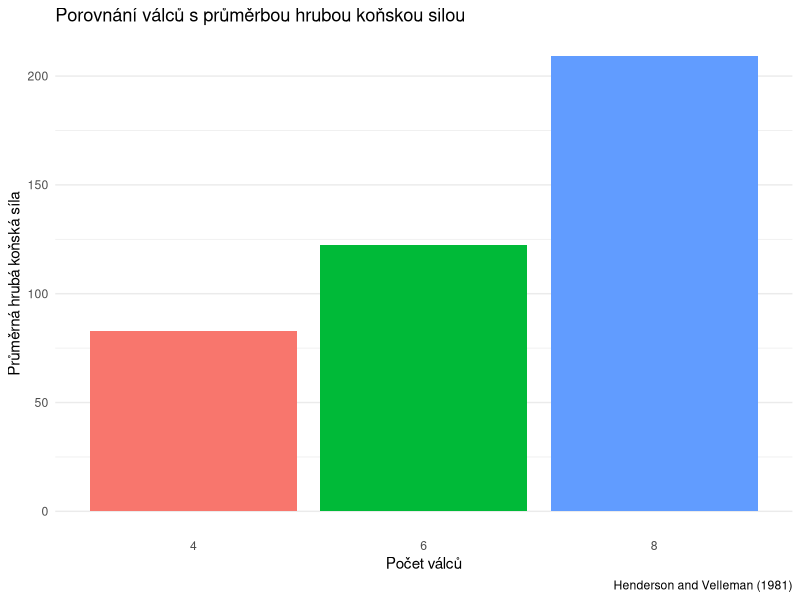
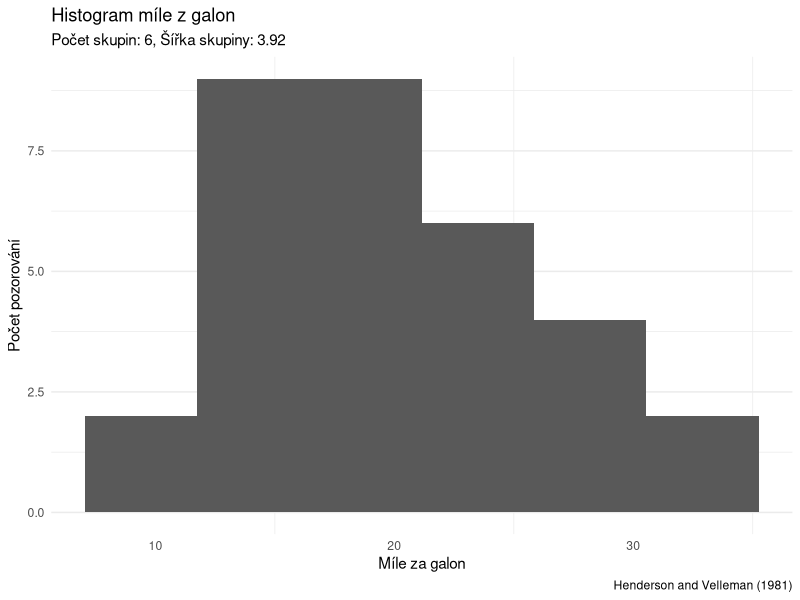
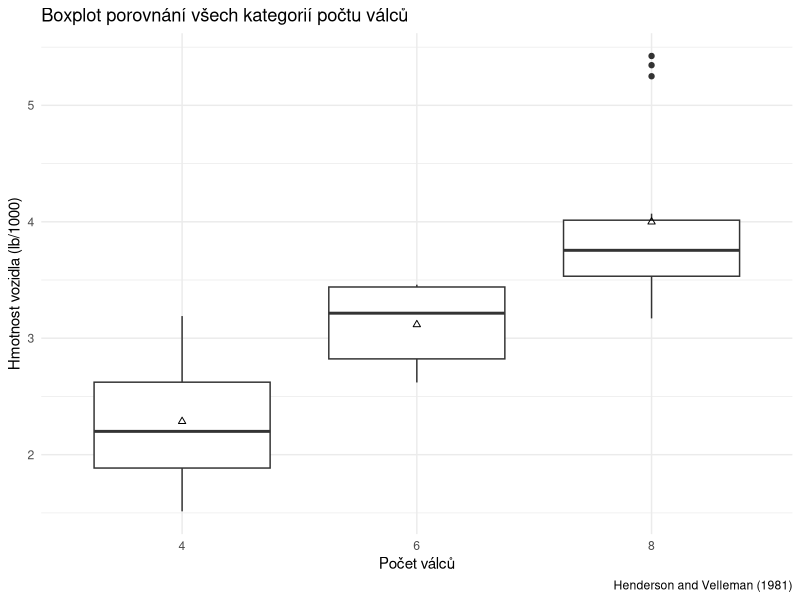
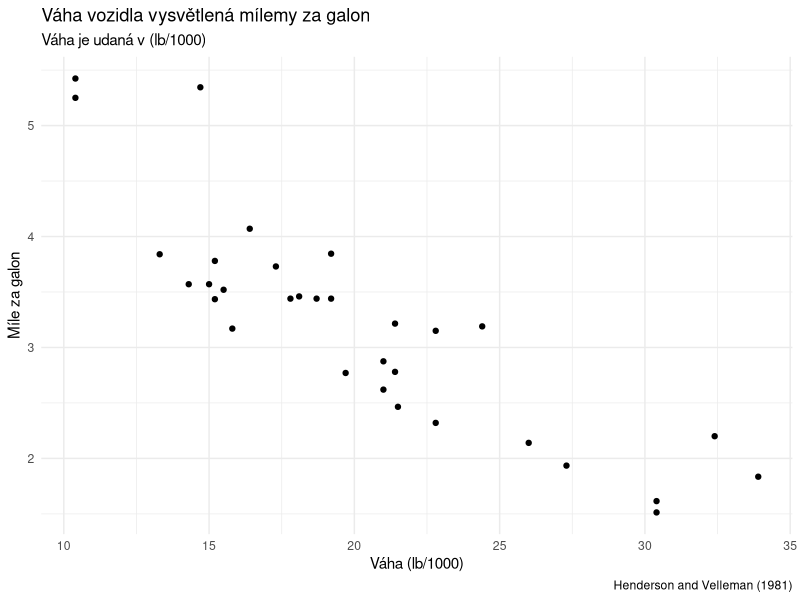
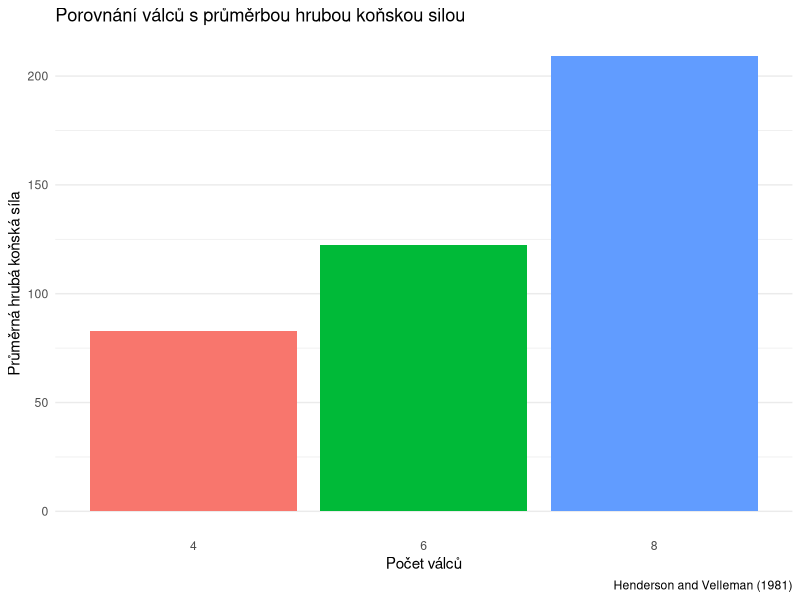
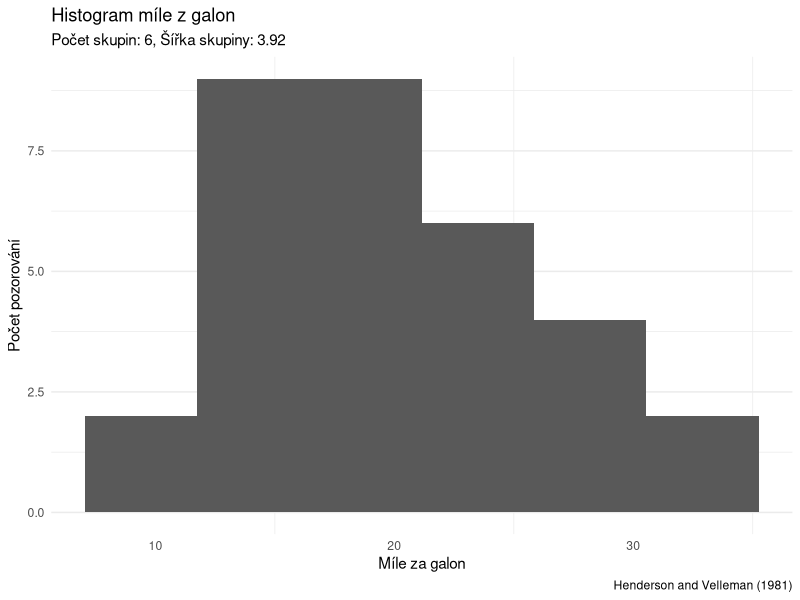
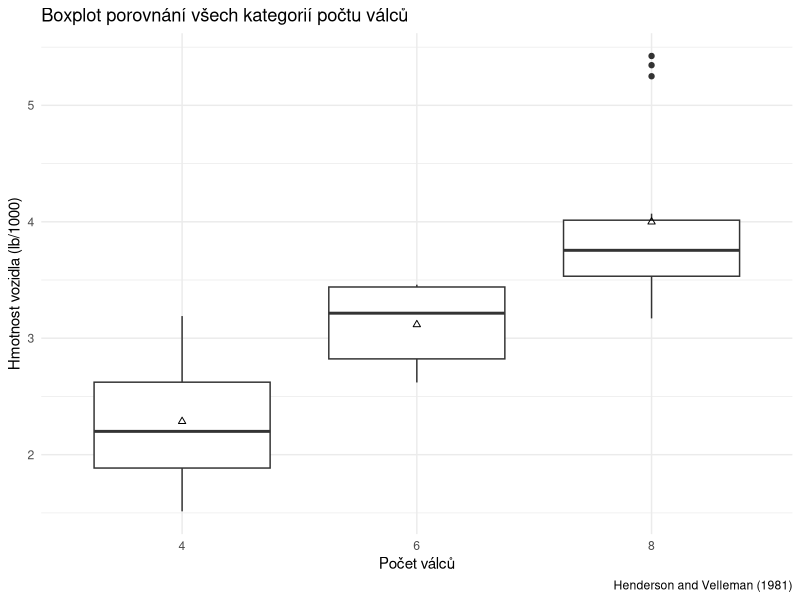
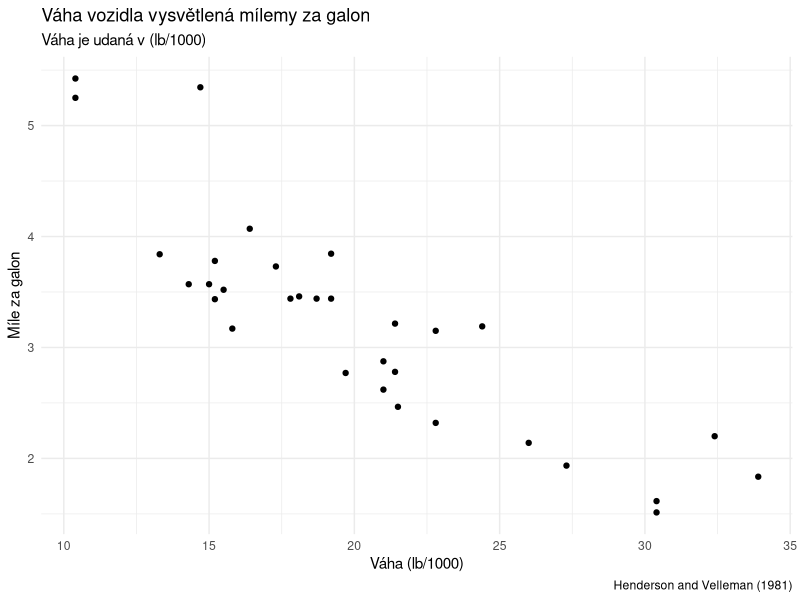

These figures' R source, in order:
## ---- chunk 1
data("mtcars")
library(ggplot2)
library(grid)
library(gridExtra)
library(dplyr)
library(kableExtra)

theme_set(theme_minimal())
## ---- chunk 2
folder <- "plots"
# unlink(folder, recursive = T)
# dir.create(folder)
folder <- paste0(folder, "/")
## ---- chunk 3
mtcars |>
  mutate(cyl = as.factor(cyl)) |>
  ggplot(aes(x = cyl, y = hp, fill = cyl)) +
  geom_bar(show.legend = F, stat = "summary", fun = mean) +
  theme(panel.grid.major.x = element_blank()) +
  labs(
    title = "Porovnání válců s průměrbou hrubou koňskou silou",
    caption = "Henderson and Velleman (1981)",
    x = "Počet válců",
    y = "Průměrná hrubá koňská síla"
  )

ggsave(paste0(folder, "sloupcovy_graf_mtcars.png"), bg = "white",
       width = 140, height = 105, units = 'mm')
## ---- chunk 4
hg <- \(bins) {
  width <- round((max(mtcars$mpg) - min(mtcars$mpg))/bins, 2)
  mtcars |>
    ggplot(aes(x = mpg)) +
    geom_histogram(bins = bins, binwidth = width) +
    scale_y_continuous(limits = c(0, 7)) +
    theme(panel.grid.major.x = element_blank(),
          plot.title = element_text(size = 10),
          plot.subtitle  = element_text(size = 8),
          axis.title.x = element_text(size = 8),
          axis.title.y = element_text(size = 8)
          ) +
    labs(
      title = "Histogram míle z galon",
      subtitle = paste0("Počet skupin: ", bins, ", ",
                        "Šířka skupiny: ", width),
      caption = "Henderson and Velleman (1981)",
      x = "Míle za galon",
      y = "Počet pozorování"
    )
}

h1 <- hg(10)
h2 <- hg(20)
h3 <- hg(30)
h4 <- hg(40)

hg <- arrangeGrob(h1 + labs(caption = ""),
                  h2 + labs(caption = ""),
                  h3 + labs(caption = ""),
                  h4, nrow = 2)

ggsave(paste0(folder, "histogram_porovnani_mtcars.png"),
  plot = hg, bg = "white",
  width = 140, height = 105, units = "mm"
)
## ---- chunk 5
bins <- ceiling(1 + 3.22*log10(nrow(mtcars)))
width <- round((max(mtcars$mpg) - min(mtcars$mpg))/bins, 2)
hg <- mtcars |>
  ggplot(aes(x = mpg)) +
  geom_histogram(bins = bins) +
  theme(panel.grid.major.x = element_blank()) +
  labs(
      title = "Histogram míle z galon",
      subtitle = paste0("Počet skupin: ", bins, ", ",
                        "Šířka skupiny: ", width),
      caption = "Henderson and Velleman (1981)",
      x = "Míle za galon",
      y = "Počet pozorování"
    )
hg
ggsave(paste0(folder, "histogram_mtcars_sturges.png"), bg = "white",
       width = 140, height = 105, units = 'mm')
## ---- chunk 6
ggplot_build(hg)$data[1] |>
  as.data.frame() |>
  select(xmin, xmax, count) |>
  kbl(caption="Tabulka četnostní",
      label = "tabulka_cetnosti_sturges",
      format="latex",
      col.names = c("Spodní hranice intervalu", "Horní hranice intervalu", "Počet pozorování"),
      align="c",
      position = 'H') %>%
  writeLines()
## ---- chunk 7
mtcars |>
  summarise(P0   = quantile(wt, probs = 0),
            P25  = quantile(wt, probs = 0.25),
            P50  = quantile(wt, probs = 0.50),
            P75  = quantile(wt, probs = 0.75),
            P100 = quantile(wt, probs = 1)) |>
  kbl(caption = 'Five-number summary tabulka hmotnosti vozidla (lb/1000)',
      label = 'five-number_summary',
      format = 'latex',
      col.names = c('$Q_{0}$', '$Q_{0.25}$',
                    '$Q_{0.50}$', '$Q_{0.75}$',
                    '$Q_{1}$'),
      align = 'c',
      position = 'H',
      escape = F,
      ) |>
  writeLines()
## ---- chunk 8
avgs <- mtcars |>
  group_by(cyl) |>
  summarise(wt = mean(wt))

mtcars |>
  ggplot(aes(x = as.factor(cyl), y = wt)) +
  geom_boxplot() +
  geom_point(data = avgs, shape = 2) +
  labs(title = 'Boxplot porovnání všech kategorií počtu válců',
       caption = "Henderson and Velleman (1981)",
       x = 'Počet válců',
       y = 'Hmotnost vozidla (lb/1000)')

ggsave(paste0(folder, "boxplot_mtcars.png"), bg = "white",
       width = 140, height = 105, units = 'mm')
## ---- chunk 9
mtcars |>
  ggplot(aes(x = mpg, y = wt)) +
  geom_point() +
  labs(
    title = 'Váha vozidla vysvětlená mílemy za galon',
    subtitle = 'Váha je udaná v (lb/1000)',
    caption = "Henderson and Velleman (1981)",
    x = 'Váha (lb/1000)',
    y = 'Míle za galon'
  )

ggsave(paste0(folder, "bodovy_graf_mtcars.png"), bg = "white",
       width = 140, height = 105, units = 'mm')
